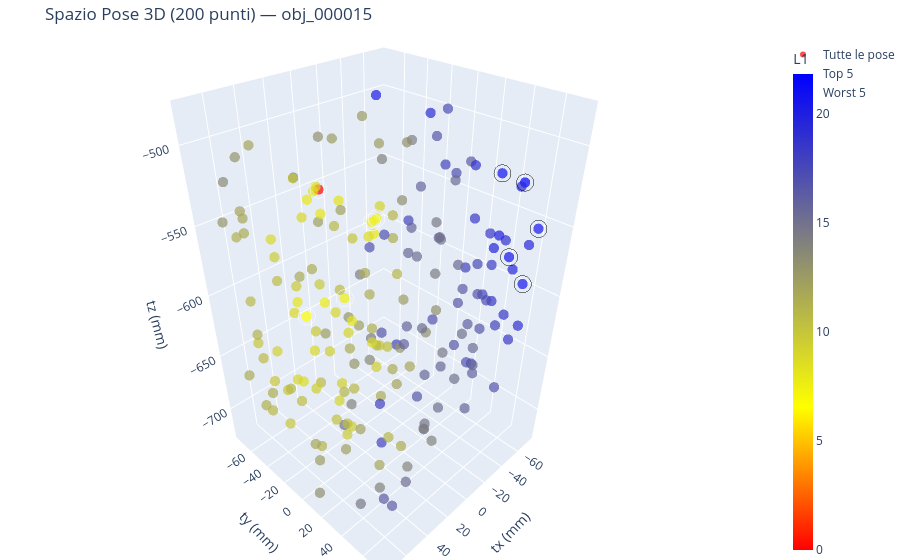

The notebook cell this image was saved under:
### Code cell
import plotly.graph_objects as go
import pandas as pd
import numpy as np
import torch
from PIL import Image
import matplotlib.pyplot as plt

def visualizza_embedding_3d_plotly(obj_name, dataset="ycbv_translation", token="pool", grid=2, K=10, W=5):
    df = pd.read_csv(RENDERS / dataset / "gt_poses.csv")
    df = df[df["object"] == obj_name].reset_index(drop=True)
    T = df[["tx", "ty", "tz"]].values 

    img_paths = [RENDERS / img_path for img_path in df["image"]]

    # embedding di riferimento + L1 di ogni posa
    e_ref = extract_features2(Image.open(img_paths[0]).convert("RGB"),
                              token=token, grid=grid)
    L1 = []
    for i in range(len(df)):
        e = extract_features2(Image.open(img_paths[i]).convert("RGB"),
                              token=token, grid=grid)
        L1.append(torch.abs(e_ref - e).sum().item())
    L1 = np.array(L1)

    indici_ordinati = np.argsort(L1)
    indici_top_k = indici_ordinati[:K]
    indici_worst_w = indici_ordinati[-W:][::-1] 
    
    t_ref = T[0]

    custom_colors = [
        [0.0, "red"], 
        [0.3, "yellow"], 
        [1.0, "blue"]
    ]
    
    fig = go.Figure()

    fig.add_trace(go.Scatter3d(
        x=T[:, 0], y=T[:, 1], z=T[:, 2],
        mode='markers',
        marker=dict(
            size=6, color=L1, colorscale=custom_colors,
            colorbar=dict(title="L1", thickness=20),
            opacity=0.7
        ),
        text=[f"Posa: {i}<br>L1: {val:.2f}" for i, val in enumerate(L1)],
        hoverinfo='text+x+y+z',
        name="Tutte le pose"
    ))

    fig.add_trace(go.Scatter3d(
        x=T[indici_top_k, 0], y=T[indici_top_k, 1], z=T[indici_top_k, 2],
        mode='markers',
        marker=dict(
            size=10, color='rgba(0,0,0,0)', line=dict(color='white', width=3) 
        ),
        text=[f"Top {i}<br>Posa: {idx}" for i, idx in enumerate(indici_top_k)],
        hoverinfo='text',
        name=f"Top {K}"
    ))

    fig.add_trace(go.Scatter3d(
        x=T[indici_worst_w, 0], y=T[indici_worst_w, 1], z=T[indici_worst_w, 2],
        mode='markers',
        marker=dict(
            size=10, color='rgba(0,0,0,0)', line=dict(color='black', width=3) 
        ),
        text=[f"Worst {i}<br>Posa: {idx}" for i, idx in enumerate(indici_worst_w)],
        hoverinfo='text',
        name=f"Worst {W}"
    ))

    fig.update_layout(
        title=f"Spazio Pose 3D ({len(df)} punti) — {obj_name}",
        scene=dict(
            xaxis=dict(title='tx (mm)'), yaxis=dict(title='ty (mm)'), zaxis=dict(title='tz (mm)'),
            aspectmode='data'
        ),
        margin=dict(l=0, r=0, b=0, t=40)
    )
    
    fig.show()

    def disegna_griglia(indici, titolo_griglia, is_worst=False):
        n_img = len(indici)
        cols = 5 
        rows = (n_img + cols - 1) // cols 
        
        fig_mat, axes = plt.subplots(rows, cols, figsize=(cols * 3.5, rows * 4))
        fig_mat.suptitle(titolo_griglia, fontsize=16, fontweight='bold', y=1.05)
        
        if n_img > 1: 
            axes = np.array(axes).flatten()
        else: 
            axes = [axes]
            
        for ax_idx, orig_idx in enumerate(indici):
            img = Image.open(img_paths[orig_idx])
            axes[ax_idx].imshow(img)
            axes[ax_idx].axis('off') 
            
            t_corrente = T[orig_idx]
            delta_t = t_corrente - t_ref
            
            if orig_idx == 0:
                titolo = f"TARGET (Posa 0)\nL1: 0.00\nt=({t_ref[0]:.0f}, {t_ref[1]:.0f}, {t_ref[2]:.0f})"
                axes[ax_idx].set_title(titolo, color="red", fontweight="bold", fontsize=10)
            else:
                label_prefisso = "Worst" if is_worst else "Top"
                colore_testo = "black" if not is_worst else "darkred"
                titolo = (f"{label_prefisso} {ax_idx} (Posa: {orig_idx}) | L1: {L1[orig_idx]:.1f}\n"
                          f"Δtx={delta_t[0]:.0f}, Δty={delta_t[1]:.0f}, Δtz={delta_t[2]:.0f}")
                axes[ax_idx].set_title(titolo, fontsize=10, color=colore_testo)
                
        for ax_idx in range(n_img, len(axes)):
            axes[ax_idx].axis('off')

        plt.tight_layout()
        plt.show()

    disegna_griglia(indici_top_k, f"Top {K} pose simili al target")
    disegna_griglia(indici_worst_w, f"Worst {W} pose distanti dal target", is_worst=True)

visualizza_embedding_3d_plotly("obj_000015", grid=2, K=5, W=5)

### Figure 1 — Plotly figure (JSON) as saved in the notebook; plotly's stock layout.template omitted (floating-point values rounded to 4 significant figures; data arrays with more than 128 entries replaced by an {"elided": "..."} marker saying what was removed)
{"data": [{"hoverinfo": "text+x+y+z", "marker": {"color": {"elided": "200 float values"}, "colorbar": {"thickness": 20, "title": {"text": "L1"}}, "colorscale": [[0, "red"], [0.3, "yellow"], [1, "blue"]], "opacity": 0.7, "size": 6}, "mode": "markers", "name": "Tutte le pose", "text": {"elided": "200 str values"}, "type": "scatter3d", "x": {"elided": "200 float values"}, "y": {"elided": "200 float values"}, "z": {"elided": "200 float values"}}, {"hoverinfo": "text", "marker": {"color": "rgba(0,0,0,0)", "line": {"color": "white", "width": 3}, "size": 10}, "mode": "markers", "name": "Top 5", "text": ["Top 0<br>Posa: 0", "Top 1<br>Posa: 82", "Top 2<br>Posa: 146", "Top 3<br>Posa: 20", "Top 4<br>Posa: 37"], "type": "scatter3d", "x": [20.5, 41.27, -3.568, 10.71, -0.0156], "y": [-34.46, -28.61, -10.7, -26.67, -11.19], "z": [-530.6, -609.0, -549.5, -609.1, -551.0]}, {"hoverinfo": "text", "marker": {"color": "rgba(0,0,0,0)", "line": {"color": "black", "width": 3}, "size": 10}, "mode": "markers", "name": "Worst 5", "text": ["Worst 0<br>Posa: 73", "Worst 1<br>Posa: 106", "Worst 2<br>Posa: 98", "Worst 3<br>Posa: 48", "Worst 4<br>Posa: 46"], "type": "scatter3d", "x": [-68.4, -65.43, -73.89, -52.58, -72.65], "y": [48.31, 33.81, 40.81, 70.75, 54.43], "z": [-528.1, -525.9, -585.0, -544.1, -599.1]}], "layout": {"margin": {"b": 0, "l": 0, "r": 0, "t": 40}, "scene": {"aspectmode": "data", "xaxis": {"title": {"text": "tx (mm)"}}, "yaxis": {"title": {"text": "ty (mm)"}}, "zaxis": {"title": {"text": "tz (mm)"}}}, "title": {"text": "Spazio Pose 3D (200 punti) — obj_000015"}}}
